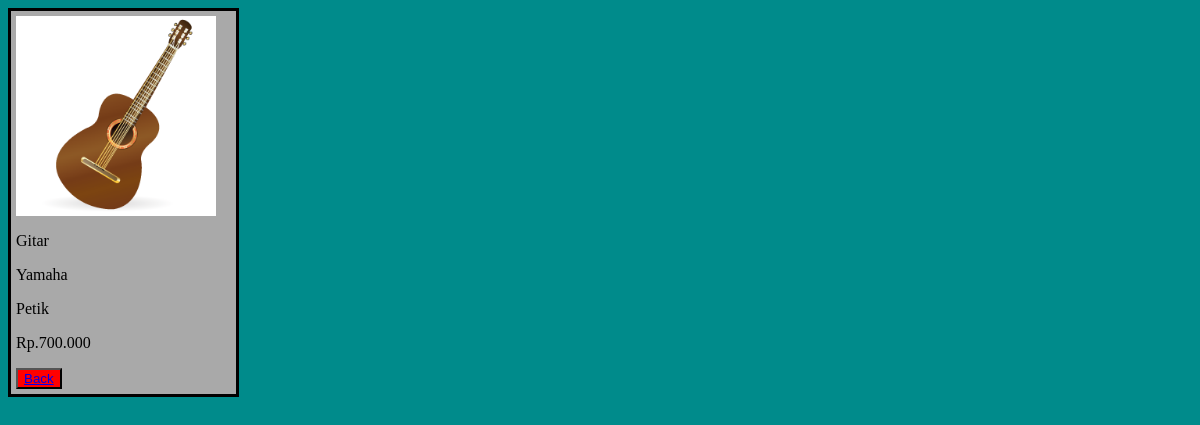
Screenshot of /latihan6a/php/detail.php?id=1 with the database file from the repository.
### tables this page shows
CREATE TABLE `alat_musik` (
  `id` int(11) NOT NULL,
  `nama_alat` varchar(100) NOT NULL,
  `merk` varchar(100) NOT NULL,
  `cara_permainan` varchar(100) NOT NULL,
  `harga` varchar(100) NOT NULL,
  `gambar` varchar(100) NOT NULL
);

### latihan6a/php/function.php (called while the page is built)
<?php
function koneksi() {
    $conn = mysqli_connect("localhost", "root", "") or die ("koneksi ke DB gagal");
    mysqli_select_db($conn, "pw_193040024") or die ("Database salah!");
    return $conn;
}
function query($sql){
    $conn = koneksi();
    $result = mysqli_query($conn, "$sql");
    $rows = [];
    while ($row = mysqli_fetch_assoc($result)){
        $rows[] = $row;
    }
    return $rows;
}

### latihan6a/php/detail.php (the view, shortened to what this page needs)
<?php
    require 'function.php';
    $id = $_GET['id'];
    $i = query("SELECT * FROM alat_musik WHERE id = $id")[0];
?>
<html>
    <head>
        <link rel="stylesheet" href="../css/style.css">
    </head>
<body>
<div class="container">
        <div class="photo">
            <img src="../assets/img/<?= $i["gambar"]; ?>" alt="">
         </div>
            <div class="keterangan">
                <p><?= $i["nama_alat"]; ?></p>
                <p><?= $i["merk"]; ?></p>
                <p><?= $i["cara_permainan"]; ?></p>
                <p><?= $i["harga"]; ?></p>
            </div>
            <button class="tombol_kembali"> <a href="../index.php">Back</a> </button>
    </div>
</body>
</html>

### latihan6a/css/style.css (style rules this page uses)
body { background-color: darkcyan; }
img { width: 200px; }
.container { background-color: darkgrey; border : 3px solid black; width: 220px; padding-left: 5; padding-bottom: 5; padding-top: 5; font-family: Cambria, Cochin, Georgia, Times, 'Times New Roman', serif; color: black; }
.tombol_kembali { background-color: red; }

### rows the page displays
alat_musik: gambar (picture), nama_alat "Gitar", merk "Yamaha", cara_permainan "Petik", harga "Rp.700.000"
